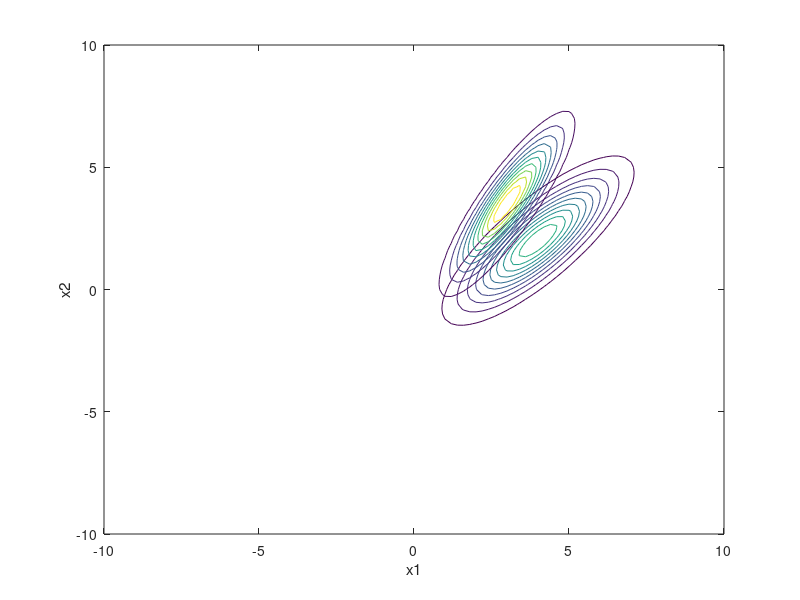

Reproduce this figure in MATLAB.
clear all;
close all;
%This code corresponds to chapter 3 of Harry van Trees book

%We assume that the POI (point of interest) detection is already done.
%We also assume that the attacker has extensively profiled the device so he
%has already formed 2 multivariate gaussian distributions: 
%one for H0 (key0) and one for H1 (key1)

m0 = [4,2]';
K0 = [2,1.8;1.8,2.5];


m1 = [3,3.5]';
K1 = [1,1.5;1.5,3];


%Lets plot them in the 2D space
x1 = -10:.2:10; x2 = -10:.2:10;
[X1,X2] = meshgrid(x1,x2); %make a 2D grid 

F0 = mvnpdf([X1(:) X2(:)],m0',K0); %compute the pdf0 in all grid spots
F0 = reshape(F0,length(x2),length(x1)); 
F1 = mvnpdf([X1(:) X2(:)],m1',K1); %compute the pdf1 in all grid spots
F1 = reshape(F1,length(x2),length(x1));


contour(x1,x2,F0); 
hold on;
contour(x1,x2,F1); 
axis([min(x1) max(x1) min(x2) max(x2) ]);
xlabel('x1'); ylabel('x2');

%You can already see that there exists overlap


%Now, a new trace (measurement) comes in and we need to decide if it verifies H0 or H1

trace_undertest_A=[4.6 1.4]'; %We can already see in the graph that this trace is closer to H0 compared to H1


%%

%COMPARISON. 
%First we compute the probability that it comes from H0
p0=mvnpdf(trace_undertest_A', m0',K0);
%Then we compute the probability that it comes from H1
p1=mvnpdf(trace_undertest_A', m1',K1);
%It is already visible that  p0 >> p1,  so H0 is a better match. Below we check  formally.
lamda_ratio= p1/p0; %from formula (2.13), page 23 and formula (2.57), page 31
p0_apriori=0.5;
p1_apriori=0.5; 
heta=p0_apriori/p1_apriori; 
%we see that heta = 1 often in the template scenario
%H0 and H1 are equipropable since P(Key=0)=P(key=1)=0.5
%C00=C11=0, C01=C10=1, i.e. false-positive is as bad as false-negative
%%
%Alternatively compute from formula (3.57), page 133
l= 0.5*(trace_undertest_A-m0)'*inv(K0)*(trace_undertest_A-m0) - ...
    0.5*(trace_undertest_A-m1)'*inv(K1)*(trace_undertest_A-m1);
gamma1=log(heta)+0.5*log(det(K1))-0.5*log(det(K0));
%%


if (lamda_ratio>heta)
    disp('Match H1!');
else
    disp('Match H0!');
end

if (l>gamma1)
    disp('Match H1!');
else
    disp('Match H0!');
end


%Now you can also try to see what happens with a point in the overlap 
%region of the contour plot

trace_undertest_B=[3.4 2.4]';
